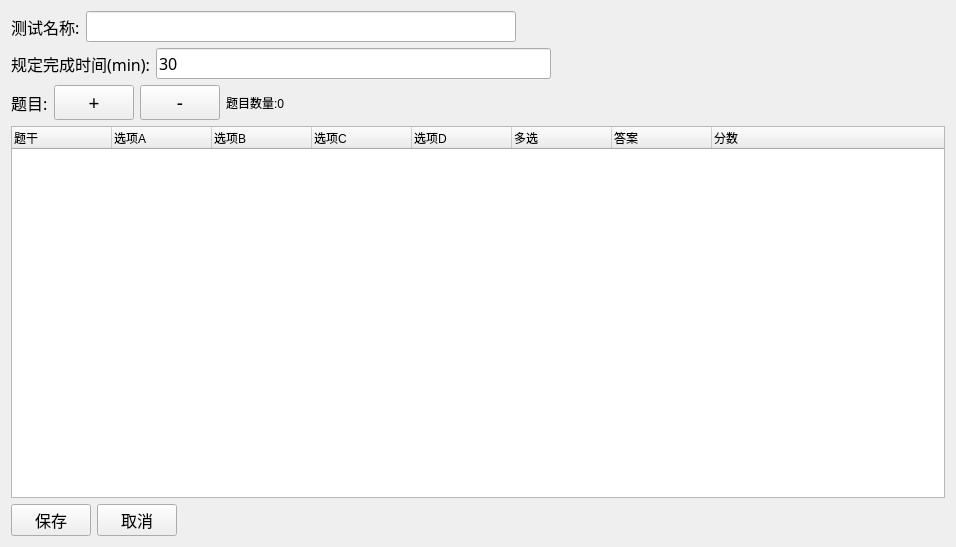
<?xml version="1.0" encoding="UTF-8"?>
<ui version="4.0">
 <class>widget_add_question</class>
 <widget class="QWidget" name="widget_add_question">
  <property name="geometry">
   <rect>
    <x>0</x>
    <y>0</y>
    <width>956</width>
    <height>547</height>
   </rect>
  </property>
  <property name="windowTitle">
   <string>添加新测试</string>
  </property>
  <property name="windowIcon">
   <iconset resource="resource.qrc">
    <normaloff>:/ui/white</normaloff>:/ui/white</iconset>
  </property>
  <layout class="QGridLayout" name="gridLayout">
   <item row="0" column="0">
    <layout class="QVBoxLayout" name="verticalLayout">
     <item>
      <layout class="QHBoxLayout" name="horizontalLayout_4">
       <item>
        <widget class="QLabel" name="label">
         <property name="font">
          <font>
           <family>微软雅黑</family>
           <pointsize>12</pointsize>
          </font>
         </property>
         <property name="text">
          <string>测试名称:</string>
         </property>
        </widget>
       </item>
       <item>
        <widget class="QLineEdit" name="lineEdit_name">
         <property name="font">
          <font>
           <family>微软雅黑</family>
           <pointsize>12</pointsize>
          </font>
         </property>
        </widget>
       </item>
       <item>
        <spacer name="horizontalSpacer_3">
         <property name="orientation">
          <enum>Qt::Horizontal</enum>
         </property>
         <property name="sizeHint" stdset="0">
          <size>
           <width>40</width>
           <height>20</height>
          </size>
         </property>
        </spacer>
       </item>
      </layout>
     </item>
     <item>
      <layout class="QHBoxLayout" name="horizontalLayout_3">
       <item>
        <widget class="QLabel" name="label_2">
         <property name="font">
          <font>
           <family>微软雅黑</family>
           <pointsize>12</pointsize>
          </font>
         </property>
         <property name="text">
          <string>规定完成时间(min):</string>
         </property>
        </widget>
       </item>
       <item>
        <widget class="QLineEdit" name="lineEdit_time">
         <property name="font">
          <font>
           <family>微软雅黑</family>
           <pointsize>12</pointsize>
          </font>
         </property>
         <property name="text">
          <string>30</string>
         </property>
         <property name="cursorPosition">
          <number>2</number>
         </property>
        </widget>
       </item>
       <item>
        <spacer name="horizontalSpacer_4">
         <property name="orientation">
          <enum>Qt::Horizontal</enum>
         </property>
         <property name="sizeHint" stdset="0">
          <size>
           <width>40</width>
           <height>20</height>
          </size>
         </property>
        </spacer>
       </item>
      </layout>
     </item>
     <item>
      <layout class="QHBoxLayout" name="horizontalLayout_2">
       <item>
        <widget class="QLabel" name="label_3">
         <property name="font">
          <font>
           <family>微软雅黑</family>
           <pointsize>12</pointsize>
          </font>
         </property>
         <property name="text">
          <string>题目:</string>
         </property>
        </widget>
       </item>
       <item>
        <widget class="QPushButton" name="pushButton_add">
         <property name="font">
          <font>
           <family>微软雅黑</family>
           <pointsize>14</pointsize>
          </font>
         </property>
         <property name="text">
          <string>+</string>
         </property>
        </widget>
       </item>
       <item>
        <widget class="QPushButton" name="pushButton_miunus">
         <property name="font">
          <font>
           <family>微软雅黑</family>
           <pointsize>14</pointsize>
          </font>
         </property>
         <property name="text">
          <string>-</string>
         </property>
        </widget>
       </item>
       <item>
        <widget class="QLabel" name="label_qusetions_count">
         <property name="text">
          <string>题目数量:0</string>
         </property>
        </widget>
       </item>
       <item>
        <spacer name="horizontalSpacer_2">
         <property name="orientation">
          <enum>Qt::Horizontal</enum>
         </property>
         <property name="sizeHint" stdset="0">
          <size>
           <width>40</width>
           <height>20</height>
          </size>
         </property>
        </spacer>
       </item>
      </layout>
     </item>
     <item>
      <widget class="QTreeWidget" name="treeWidget_qusetions">
       <property name="dragEnabled">
        <bool>false</bool>
       </property>
       <property name="itemsExpandable">
        <bool>true</bool>
       </property>
       <column>
        <property name="text">
         <string>题干                                                                                                 </string>
        </property>
       </column>
       <column>
        <property name="text">
         <string>选项A</string>
        </property>
       </column>
       <column>
        <property name="text">
         <string>选项B</string>
        </property>
       </column>
       <column>
        <property name="text">
         <string>选项C</string>
        </property>
       </column>
       <column>
        <property name="text">
         <string>选项D</string>
        </property>
       </column>
       <column>
        <property name="text">
         <string>多选</string>
        </property>
       </column>
       <column>
        <property name="text">
         <string>答案</string>
        </property>
       </column>
       <column>
        <property name="text">
         <string>分数</string>
        </property>
       </column>
      </widget>
     </item>
     <item>
      <layout class="QHBoxLayout" name="horizontalLayout">
       <item>
        <widget class="QPushButton" name="pushButton_save">
         <property name="font">
          <font>
           <family>微软雅黑</family>
           <pointsize>12</pointsize>
          </font>
         </property>
         <property name="text">
          <string>保存</string>
         </property>
        </widget>
       </item>
       <item>
        <widget class="QPushButton" name="pushButton_cancel">
         <property name="font">
          <font>
           <family>微软雅黑</family>
           <pointsize>12</pointsize>
          </font>
         </property>
         <property name="text">
          <string>取消</string>
         </property>
        </widget>
       </item>
       <item>
        <spacer name="horizontalSpacer">
         <property name="orientation">
          <enum>Qt::Horizontal</enum>
         </property>
         <property name="sizeHint" stdset="0">
          <size>
           <width>40</width>
           <height>20</height>
          </size>
         </property>
        </spacer>
       </item>
      </layout>
     </item>
    </layout>
   </item>
  </layout>
 </widget>
 <resources>
  <include location="resource.qrc"/>
 </resources>
 <connections/>
</ui>
